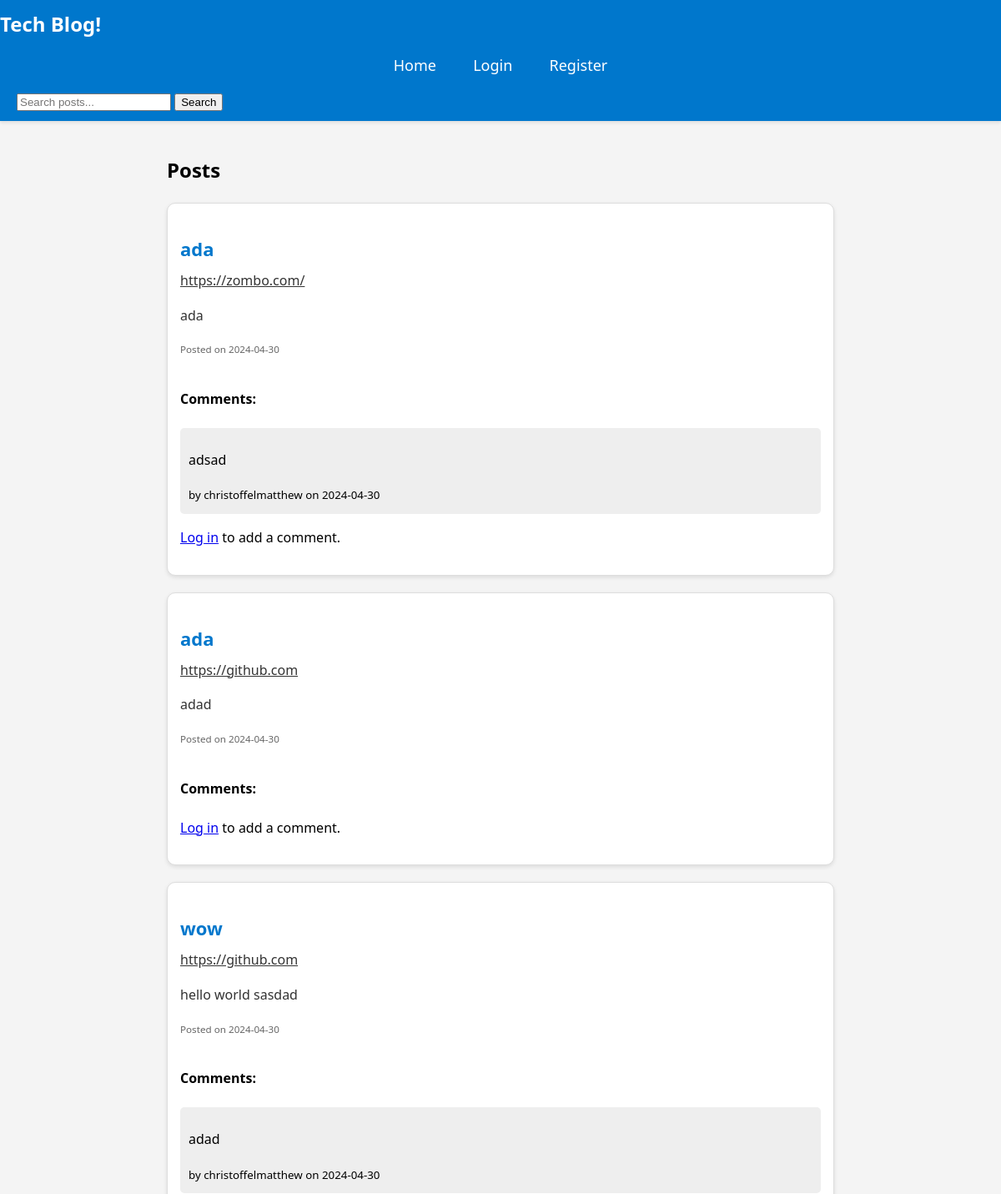
Before: / (upper part) with the older database file.
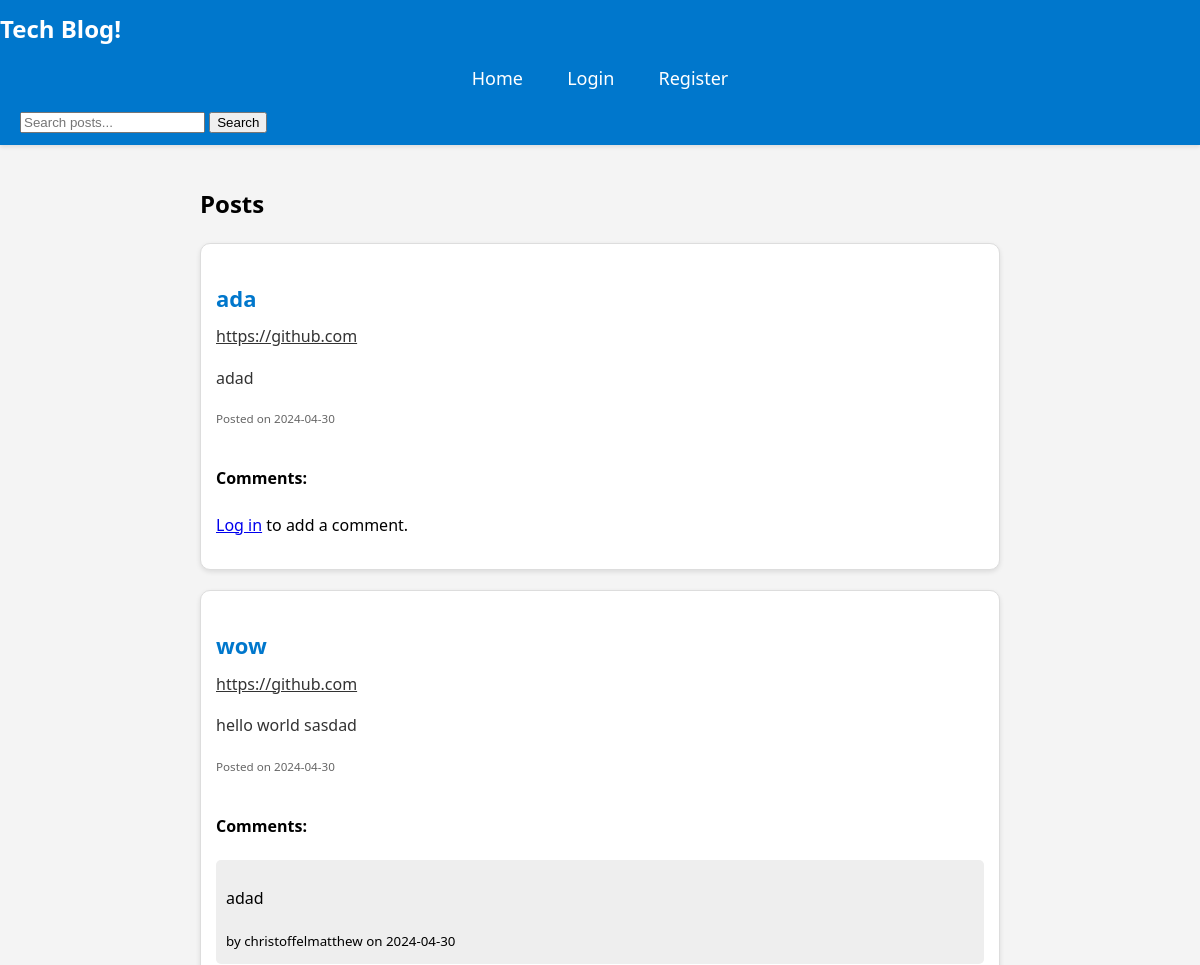
After: the same page with the newer database file.
### db.py (models this page shows, shortened)
class Post(Base):
    __tablename__ = 'post'
    id = Column(Integer, primary_key=True)
    title = Column(String(100), nullable=False)
    content = Column(String(250), nullable=False)
    url = Column(String(100), nullable=False)
    date_posted = Column(DateTime, nullable=False, default=datetime.utcnow)
    likes = Column(Integer, default=0, nullable=False)
    dislikes = Column(Integer, default=0, nullable=False)
    liked_by = relationship('User', secondary=user_like_association, back_populates='likes', lazy='joined')
    disliked_by = relationship('User', secondary=user_dislike_association, back_populates='dislikes', lazy='joined')
    comments = relationship('Comment', order_by='Comment.id', cascade="all, delete-orphan", lazy='joined')

class Comment(Base):
    __tablename__ = 'comment'
    id = Column(Integer, primary_key=True)
    content = Column(String(250), nullable=False)
    date_posted = Column(DateTime, default=datetime.now)
    user_id = Column(String, ForeignKey('user.id'))
    post_id = Column(Integer, ForeignKey('post.id'))
    user = relationship('User', back_populates='comments', lazy='joined')
    post = relationship('Post', back_populates='comments', lazy='joined')

class User(Base):
    __tablename__ = 'user'
    id = Column(String(120), primary_key=True)
    username = Column(String(80), nullable=False)
    email = Column(String(60), nullable=True)
    aboutMe = Column(String(250), nullable=True)
    likes = relationship('Post', secondary=user_like_association, back_populates='liked_by', lazy='joined')
    dislikes = relationship('Post', secondary=user_dislike_association, back_populates='disliked_by', lazy='joined')
    isAdmin = Column(Boolean, default=False)
    comments = relationship('Comment', back_populates='user', lazy='joined')

### app.py (the view)
@app.route('/')
def home():
    user_info = session.get("user")
    if user_info:
        user_id = user_info.get("sub")
        username = user_info.get("nickname")
    else:
        user_id = 0
        username = 'guest'
    db_session = Session()
    posts = db_session.query(Post).outerjoin(Comment).order_by(Post.date_posted.desc()).all()
    db_session.close()
    return render_template('home.html', posts=posts, user_id=user_id, username=username)

### templates/home.html (shortened to what this page needs)
<!DOCTYPE html>
<html lang="en">
<head>
</head>
<body>
    <header>
        <h1>Tech Blog!</h1>
        <nav>
            <ul>
                {% if not session.get('user') %}
                    <li><a href="/">Home</a></li>
                    <li><a href="login">Login</a></li>
                    <li><a href="register">Register</a></li>
                {% else %}
                    <li><a href="profile">Profile</a></li>
                    <li><a href="create_post">Create Post</a></li>
                    <li><a href="logout">Logout</a></li>
                {% endif %}
            </ul>
            <form action="{{ url_for('search_results') }}" method="GET" style="display: inline-block; margin-left: 20px;">
                <input type="text" name="query" placeholder="Search posts..." required>
                <button type="submit">Search</button>
            </form>
        </nav>
    </header>
    <main>
        <section>
            <h2>Posts</h2>
            {% for post in posts %}
            <div class="post-container">
                <h3 class="post-title">{{ post.title }}</h3>
                <a href="{{ post.url }}" class="post-content" target="_blank">{{ post.url }}</a>
                <pre class="post-content">{{ post.content }}</pre>
                <div class="post-meta">
                    <small>Posted on {{ post.date_posted.strftime('%Y-%m-%d') }}</small>
                </div>
                <div class="comments">
                    <h4>Comments:</h4>
                    {% for comment in post.comments %}
                    <div class="comment">
                        <p>{{ comment.content }}</p>
                        <small>by {{ comment.user.username }} on {{ comment.date_posted.strftime('%Y-%m-%d') }}</small>
                    </div>
                    {% endfor %}
                    {% if 'user' in session %}
                    <form action="{{ url_for('post_comment', post_id=post.id) }}" method="POST">
                        <textarea name="comment" rows="2" required></textarea>
                        <button type="submit">Add Comment</button>
                    </form>
                    {% else %}
                    <p><a href="{{ url_for('login') }}">Log in</a> to add a comment.</p>
                    {% endif %}
                </div>
            </div>
            {% endfor %}
        </section>
    </main>
</body>
</html>

### templates/home.html (style rules this page uses)
body { font-family: 'Segoe UI', Tahoma, Geneva, Verdana, sans-serif; background-color: #f4f4f4; margin: 0; padding: 0; line-height: 1.6; }
header { background-color: #0077cc; color: white; padding: 10px 0; box-shadow: 0 2px 4px rgba(0, 0, 0, 0.1); }
header h1 { margin: 0; font-size: 24px; }
nav ul { list-style-type: none; padding: 0; text-align: center; }
nav ul li { display: inline; margin: 0 20px; }
nav ul li a { color: white; text-decoration: none; font-size: 18px; transition: color 0.3s; }
main { padding: 20px; margin: 0 auto; max-width: 800px; }
.post-container { padding: 15px; border: 1px solid #ddd; border-radius: 10px; background-color: white; box-shadow: 0 2px 5px rgba(0, 0, 0, 0.1); transition: all 0.3s ease; margin-bottom: 20px; }
.post-title { font-size: 22px; margin-bottom: 8px; color: #0077cc; }
.post-meta { font-size: 14px; color: #666; margin-bottom: 15px; }
.post-content { font-size: 16px; line-height: 1.5; color: #333; font: inherit; }
.comments { margin-top: 20px; }
.comment { margin-top: 10px; background-color: #eee; padding: 10px; border-radius: 5px; }

Changed rows visible on the page:
removed Post: title "ada", url "https://zombo.com/", content "ada", date_posted "2024-04-30"
removed Comment: content "adsad", user.username "christoffelmatthew", date_posted "2024-04-30", shown under "ada"
